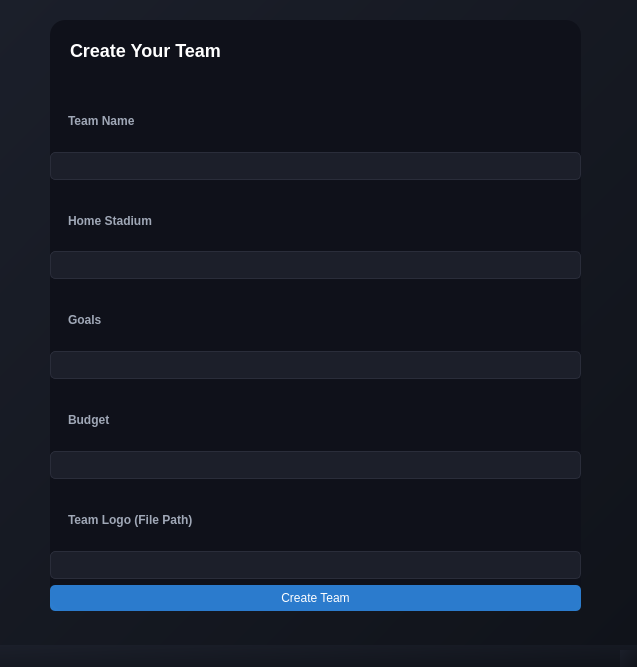
<?xml version="1.0" encoding="UTF-8"?>
<ui version="4.0">
 <class>CreateTeamWindow</class>
 <widget class="QMainWindow" name="CreateTeamWindow">
  <property name="geometry">
   <rect>
    <x>0</x>
    <y>0</y>
    <width>637</width>
    <height>667</height>
   </rect>
  </property>
  <property name="windowTitle">
   <string>Create Team</string>
  </property>
  <property name="styleSheet">
   <string notr="true">background: qlineargradient(x1:0, y1:0, x2:1, y2:1, stop:0 #1b1f2a, stop:1 #10131a);</string>
  </property>
  <widget class="QWidget" name="centralwidget">
   <widget class="QWidget" name="widget" native="true">
    <property name="geometry">
     <rect>
      <x>50</x>
      <y>20</y>
      <width>531</width>
      <height>591</height>
     </rect>
    </property>
    <property name="styleSheet">
     <string notr="true">background-color: #0F111A;
color: #FFFFFF;
font-family: 'Segoe UI', Arial, sans-serif;
font-size: 12px;
border-radius: 15px;
padding: 15px;</string>
    </property>
    <layout class="QGridLayout" name="gridLayout">
     <item row="0" column="0">
      <widget class="QLabel" name="label_title">
       <property name="styleSheet">
        <string notr="true">color: #FFFFFF; font-size: 18px; font-weight: bold; background-color: transparent;</string>
       </property>
       <property name="text">
        <string>Create Your Team</string>
       </property>
      </widget>
     </item>
     <item row="1" column="0">
      <widget class="QLabel" name="label_team_name">
       <property name="styleSheet">
        <string notr="true">color: #A0A8B7; font-weight: bold; padding-bottom: 5px; background-color: transparent;</string>
       </property>
       <property name="text">
        <string>Team Name</string>
       </property>
      </widget>
     </item>
     <item row="2" column="0">
      <widget class="QLineEdit" name="teamNameEdit">
       <property name="styleSheet">
        <string notr="true">background-color: #1C1F2A; border: 1px solid #2A2D3A; border-radius: 5px; padding: 5px; color: white;</string>
       </property>
      </widget>
     </item>
     <item row="3" column="0">
      <widget class="QLabel" name="label_home_stadium">
       <property name="styleSheet">
        <string notr="true">color: #A0A8B7; font-weight: bold; padding-bottom: 5px; background-color: transparent;</string>
       </property>
       <property name="text">
        <string>Home Stadium</string>
       </property>
      </widget>
     </item>
     <item row="4" column="0">
      <widget class="QLineEdit" name="stadiumEdit">
       <property name="styleSheet">
        <string notr="true">background-color: #1C1F2A; border: 1px solid #2A2D3A; border-radius: 5px; padding: 5px; color: white;</string>
       </property>
      </widget>
     </item>
     <item row="5" column="0">
      <widget class="QLabel" name="label_goals">
       <property name="styleSheet">
        <string notr="true">color: #A0A8B7; font-weight: bold; padding-bottom: 5px; background-color: transparent;</string>
       </property>
       <property name="text">
        <string>Goals</string>
       </property>
      </widget>
     </item>
     <item row="6" column="0">
      <widget class="QLineEdit" name="goalsEdit">
       <property name="styleSheet">
        <string notr="true">background-color: #1C1F2A; border: 1px solid #2A2D3A; border-radius: 5px; padding: 5px; color: white;</string>
       </property>
      </widget>
     </item>
     <item row="7" column="0">
      <widget class="QLabel" name="label_budget">
       <property name="styleSheet">
        <string notr="true">color: #A0A8B7; font-weight: bold; padding-bottom: 5px; background-color: transparent;</string>
       </property>
       <property name="text">
        <string>Budget</string>
       </property>
      </widget>
     </item>
     <item row="8" column="0">
      <widget class="QLineEdit" name="budgetEdit">
       <property name="styleSheet">
        <string notr="true">background-color: #1C1F2A; border: 1px solid #2A2D3A; border-radius: 5px; padding: 5px; color: white;</string>
       </property>
      </widget>
     </item>
     <item row="9" column="0">
      <widget class="QLabel" name="label_team_logo">
       <property name="styleSheet">
        <string notr="true">color: #A0A8B7; font-weight: bold; padding-bottom: 5px; background-color: transparent;</string>
       </property>
       <property name="text">
        <string>Team Logo (File Path)</string>
       </property>
      </widget>
     </item>
     <item row="10" column="0">
      <widget class="QLineEdit" name="teamLogoEdit">
       <property name="styleSheet">
        <string notr="true">background-color: #1C1F2A; border: 1px solid #2A2D3A; border-radius: 5px; padding: 5px; color: white;</string>
       </property>
      </widget>
     </item>
     <item row="11" column="0">
      <widget class="QPushButton" name="createButton">
       <property name="styleSheet">
        <string notr="true">background-color: rgba(50, 150, 250, 0.8); color: white; font-size: 12px; border-radius: 5px; padding: 6px 12px;</string>
       </property>
       <property name="text">
        <string>Create Team</string>
       </property>
      </widget>
     </item>
    </layout>
   </widget>
  </widget>
  <widget class="QStatusBar" name="statusbar"/>
 </widget>
 <resources/>
 <connections/>
</ui>
